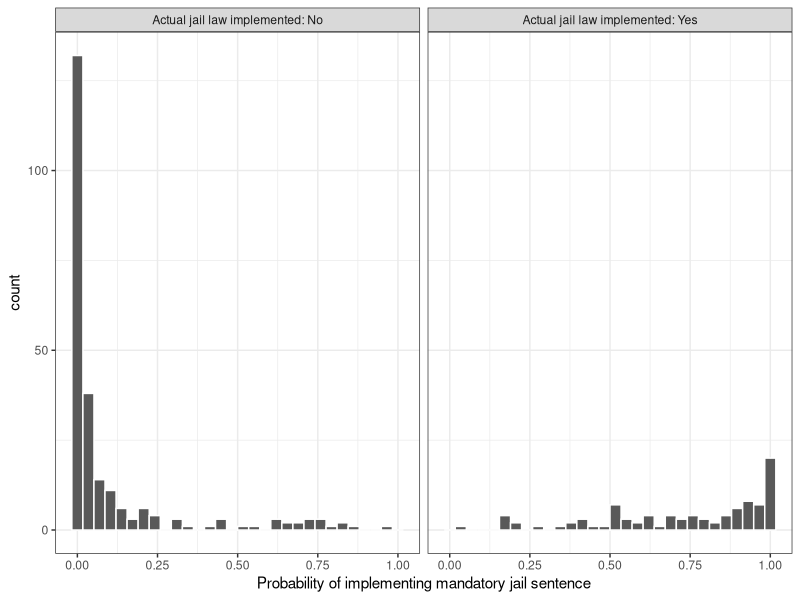
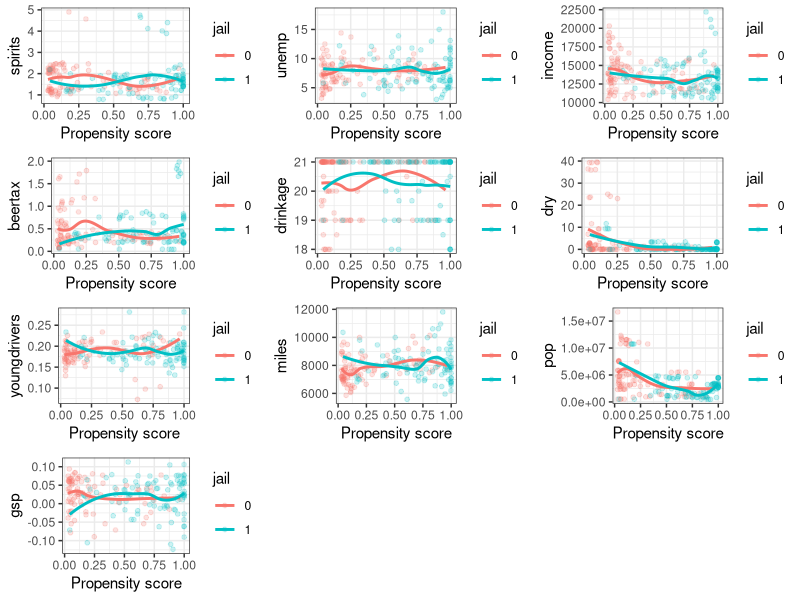
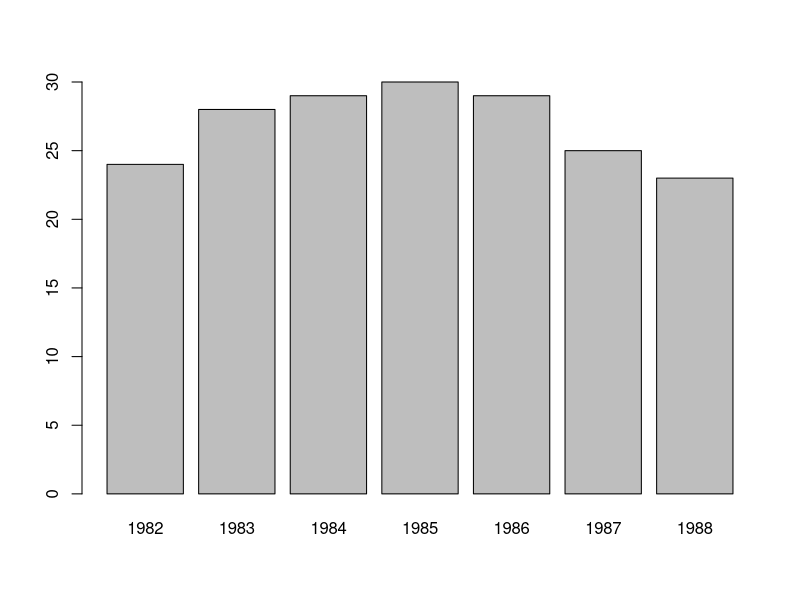
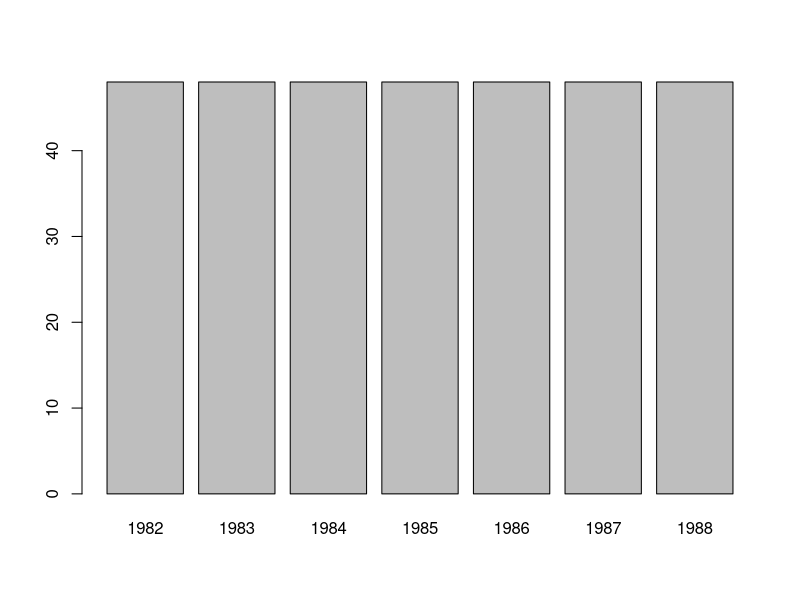

Source code (R) for these figures, in order:
## ---- chunk 1
library(MatchIt)
library(dplyr)
library(ggplot2)
library(lme4)
## ---- chunk 2
library(AER)
data("Fatalities")
data = Fatalities

#Impute values for missing CA data
data[28,15] = as.factor("no")
data[28,16] = as.factor("no")


#head(data)
#dim(data)
data['fr'] = data$fatal/data$pop*10000
## ---- chunk 3
data$jail = ifelse(data$jail == 'yes', 1, 0)
m_ps = glm(jail ~ year + spirits + unemp + income + beertax + baptist + mormon + drinkage + dry + youngdrivers + miles + breath + service + pop + gsp, family = binomial(), data = data)
summary(m_ps)
## ---- chunk 4
prs_df = data.frame(pr_score = predict(m_ps, type = "response"),
                    jail = m_ps$model$jail)
#head(prs_df)
#dim(prs_df)
## ---- chunk 5
labs = paste("Actual jail law implemented:", c("Yes", "No"))
prs_df %>%
  mutate(jail = ifelse(jail == 1, labs[1], labs[2])) %>%
  ggplot(aes(x = pr_score)) +
  geom_histogram(color = "white") +
  facet_wrap(~jail) +
  xlab("Probability of implementing mandatory jail sentence") +
  theme_bw()
## ---- chunk 6
data_cov = c("year", "spirits" , "unemp" , "income" , "beertax" , "baptist" , "mormon" , "drinkage" , "dry" , "youngdrivers" , "miles" , "breath" , "service" , "pop" , "gsp")

mod_match = matchit(jail ~ year + spirits + unemp + income + beertax + baptist + mormon + drinkage + dry + youngdrivers + miles + breath + service + pop + gsp, method = "nearest", data = data)

dta_m = match.data(mod_match)
#dim(dta_m)
## ---- chunk 7
fn_bal <- function(dta, variable) {
  dta$variable <- dta[, variable]
  dta$jail <- as.factor(dta$jail)
  support <- c(min(dta$variable), max(dta$variable))
  ggplot(dta, aes(x = distance, y = variable, color = jail)) +
    geom_point(alpha = 0.2, size = 1.3) +
    geom_smooth(method = "loess", se = F) +
    xlab("Propensity score") +
    ylab(variable) +
    theme_bw() +
    ylim(support)
}

library(gridExtra)
grid.arrange(
   #fn_bal(dta_m, "year"),
   fn_bal(dta_m, "spirits"),
   fn_bal(dta_m, "unemp"),
   fn_bal(dta_m, "income"), #+ theme(legend.position = "none"),
   fn_bal(dta_m, "beertax"),
   #fn_bal(dta_m, "baptist"),
   #fn_bal(dta_m, "mormon"),
   fn_bal(dta_m, "drinkage"),
   fn_bal(dta_m, "dry"),
   fn_bal(dta_m, "youngdrivers"),
   fn_bal(dta_m, "miles"),
   #fn_bal(dta_m, "breath"),
   #fn_bal(dta_m, "service"),
   fn_bal(dta_m, "pop"),
   fn_bal(dta_m, "gsp"),
   nrow = 4#, widths = c(1, 0.8)
)
## ---- chunk 8
dta_m_mean = dta_m %>%
  group_by(jail) %>%
  summarise_all(funs(mean))
dta_m_mean = dta_m_mean[,c('jail', data_cov)]
dta_m_mean
## ---- chunk 9
with(dta_m, t.test(fr ~ jail))
## ---- chunk 10
summary(data$fr)
## ---- chunk 11
lm_treat1 <- lm(fr ~ jail, data = dta_m)
summary(lm_treat1)
confint(lm_treat1)

lm_orig = lm(fr ~ jail, data = data)
summary(lm_orig)
confint(lm_orig)

sum(dta_m$jail == 1) #94
sum(dta_m$jail == 0) #94

sum(data$jail == 1)
sum(data$jail == 0)

mean(dta_m$fr[dta_m$jail == 1]) - mean(dta_m$fr[dta_m$jail == 0])

mean(dta_m$fr[dta_m$jail == 0])
mean(dta_m$fr[dta_m$jail == 1])


mean(data$fr[data$jail == 1]) - mean(data$fr[data$jail == 0])
## ---- chunk 12
plot(dta_m$year)
plot(data$year)
## ---- chunk 13
#What about if we inlcude state in the linear regression model

#Fixed
fit1 = lm(fr ~ jail + state, data = dta_m)
summary(fit1)

#Random
fit2 <- lmer(fr ~ jail + (1 | state), data = dta_m)
summary(fit2)
